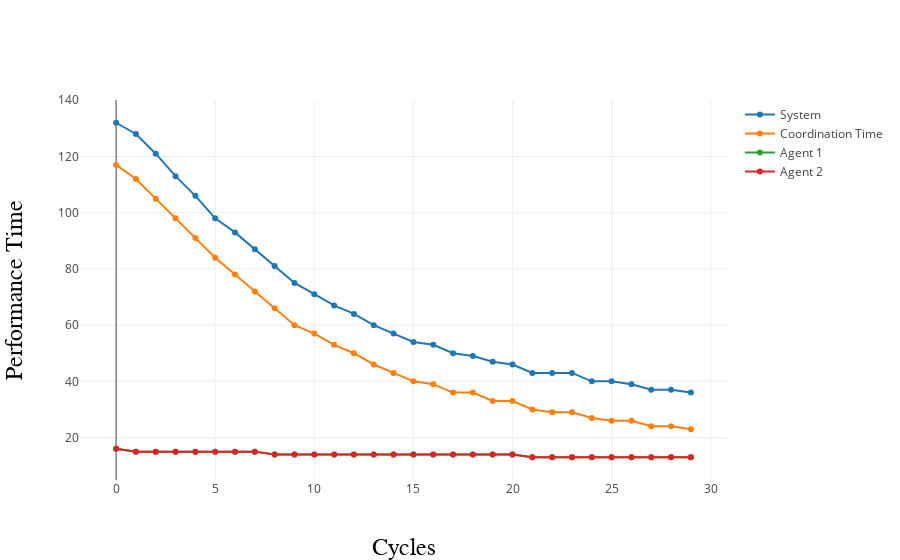

Notebook cell for this chart:
### Code cell
print(my_workplace_lb.get_sum_perf_time())
my_workplace_lb.plot_performance()
my_workplace_lb.plot_frustration()

### Figure 1 — Plotly figure (JSON) as saved in the notebook; plotly's stock layout.template omitted (floating-point values rounded to 4 significant figures)
{"data": [{"mode": "lines+markers", "name": "System", "type": "scatter", "uid": "d732ddde-344f-41d6-8d8d-92cde1bb633b", "x": [0, 1, 2, 3, 4, 5, 6, 7, 8, 9, 10, 11, 12, 13, 14, 15, 16, 17, 18, 19, 20, 21, 22, 23, 24, 25, 26, 27, 28, 29], "y": [132, 128, 121, 113, 106, 98, 93, 87, 81, 75, 71, 67, 64, 60, 57, 54, 53, 50, 49, 47, 46, 43, 43, 43, 40, 40, 39, 37, 37, 36]}, {"mode": "lines+markers", "name": "Coordination Time", "type": "scatter", "uid": "1f16c295-96bb-4f56-9241-f399f81f3965", "x": [0, 1, 2, 3, 4, 5, 6, 7, 8, 9, 10, 11, 12, 13, 14, 15, 16, 17, 18, 19, 20, 21, 22, 23, 24, 25, 26, 27, 28, 29], "y": [117, 112, 105, 98, 91, 84, 78, 72, 66, 60, 57, 53, 50, 46, 43, 40, 39, 36, 36, 33, 33, 30, 29, 29, 27, 26, 26, 24, 24, 23]}, {"mode": "lines+markers", "name": "Agent 1", "type": "scatter", "uid": "d20f4919-b45f-4dc2-b8b7-934f1a2c30a6", "x": [0, 1, 2, 3, 4, 5, 6, 7, 8, 9, 10, 11, 12, 13, 14, 15, 16, 17, 18, 19, 20, 21, 22, 23, 24, 25, 26, 27, 28, 29], "y": [16, 15, 15, 15, 15, 15, 15, 15, 14, 14, 14, 14, 14, 14, 14, 14, 14, 14, 14, 14, 14, 13, 13, 13, 13, 13, 13, 13, 13, 13]}, {"mode": "lines+markers", "name": "Agent 2", "type": "scatter", "uid": "1b812015-2354-4f2a-997b-dac2d1e662c2", "x": [0, 1, 2, 3, 4, 5, 6, 7, 8, 9, 10, 11, 12, 13, 14, 15, 16, 17, 18, 19, 20, 21, 22, 23, 24, 25, 26, 27, 28, 29], "y": [16, 15, 15, 15, 15, 15, 15, 15, 14, 14, 14, 14, 14, 14, 14, 14, 14, 14, 14, 14, 14, 13, 13, 13, 13, 13, 13, 13, 13, 13]}], "layout": {"xaxis": {"title": "Cycles", "titlefont": {"color": "black", "family": "Arial, sans-serif", "size": 24}}, "yaxis": {"title": "Performance Time", "titlefont": {"color": "black", "family": "Arial, sans-serif", "size": 24}}}}
